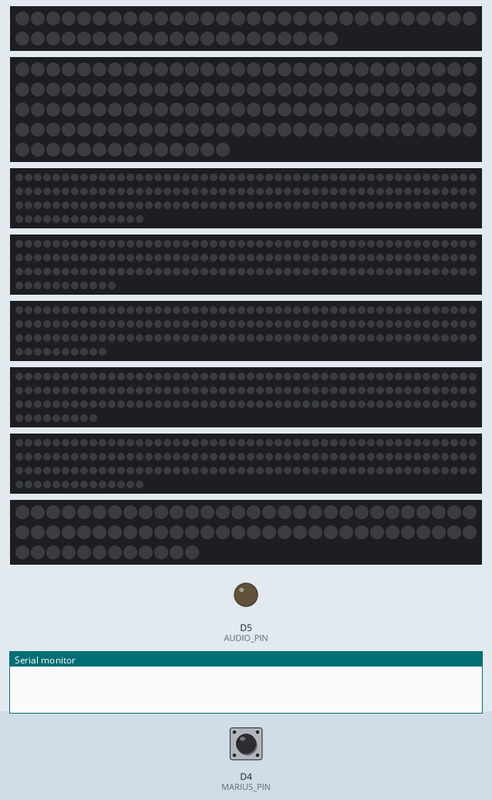
Bench run of a sketch on a simulated Arduino Uno R4 Minima. Parts: 51 RGB LEDs in strip order, left to right, continuing on the next row, 134 RGB LEDs in strip order, left to right, continuing on the next row, 2 × 164 RGB LEDs in strip order, left to right, continuing on the next row, 161 RGB LEDs in strip order, left to right, continuing on the next row, 160 RGB LEDs in strip order, left to right, continuing on the next row, 159 RGB LEDs in strip order, left to right, continuing on the next row, 72 RGB LEDs in strip order, left to right, continuing on the next row, output pins drawn as LEDs (lit = HIGH), the last lines printed to the serial monitor. Dashed ring = blinking. Inputs (shaded band) come from the test bench; at power-on: D4 (MARIUS_PIN) LOW. Dim RGB values are drawn brighter than linear; random numbers use the default seed unless the sketch sets one.

Above: at 1.9 s.
2.0 s: D4 (MARIUS_PIN) driven HIGH
At 2.5 s:
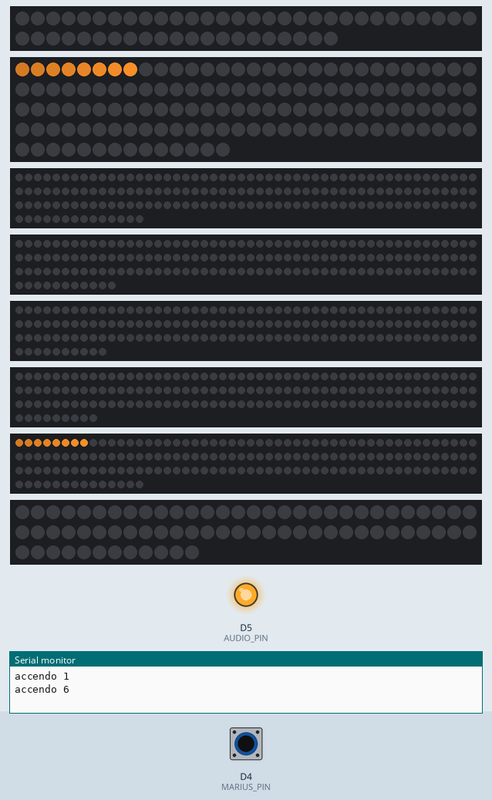
4.5 s: D4 (MARIUS_PIN) driven LOW
At 4.78 s:
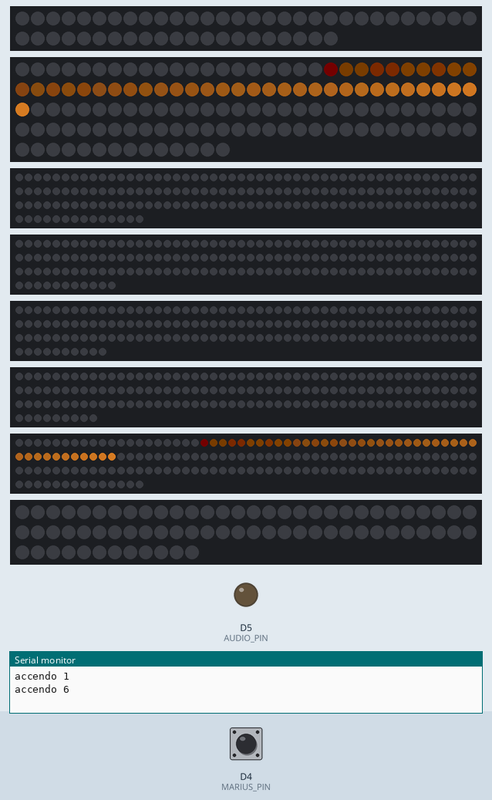
6.8 s: D4 (MARIUS_PIN) driven HIGH
At 8.31 s:
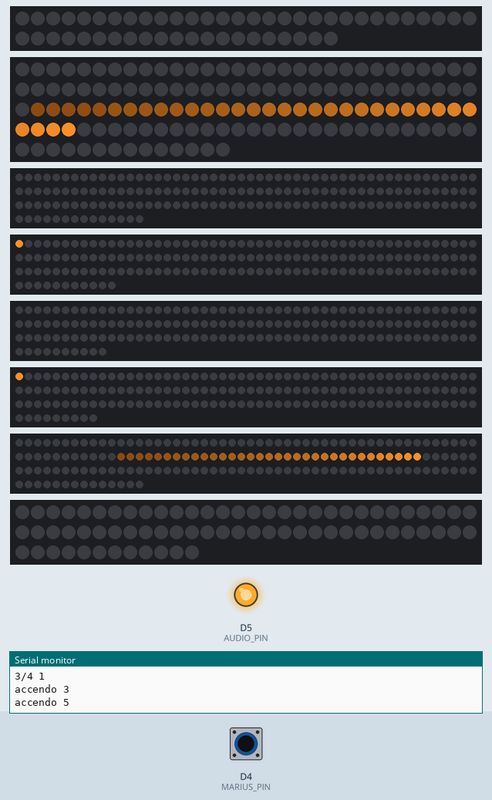
9.8 s: D4 (MARIUS_PIN) driven LOW
At 9.93 s:
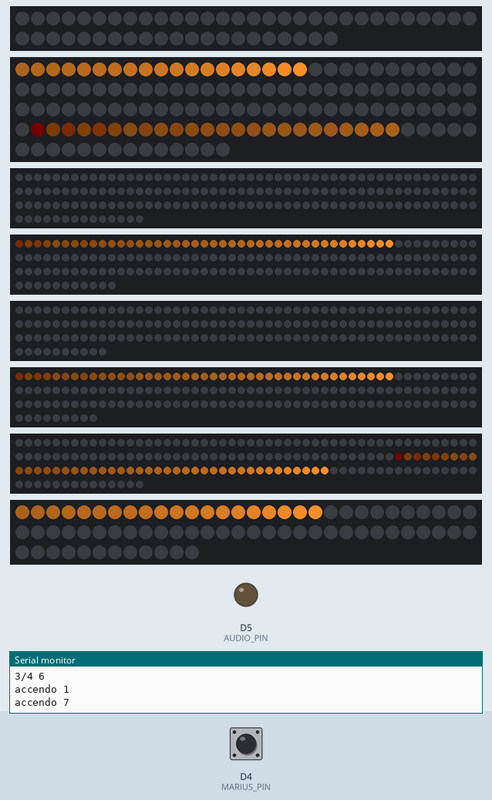
12.2 s: D4 (MARIUS_PIN) driven HIGH
At 13.38 s:
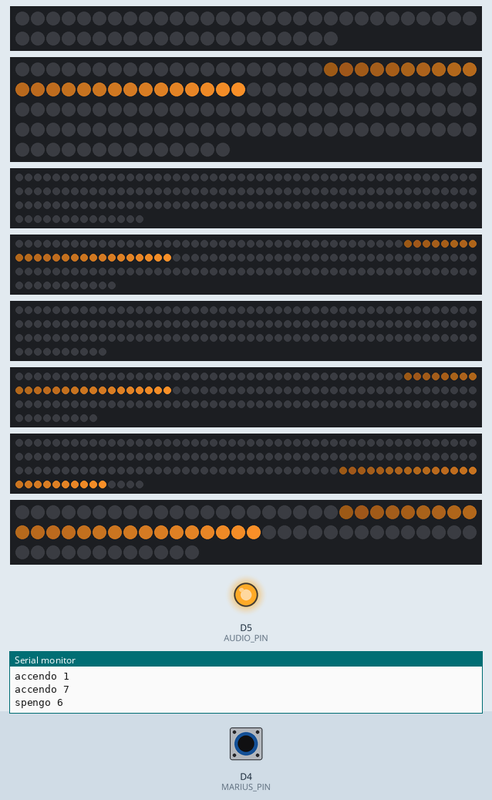
14.7 s: D4 (MARIUS_PIN) pulsed LOW 2 times (0.12 s each, 0.3 s apart)
At 14.93 s:
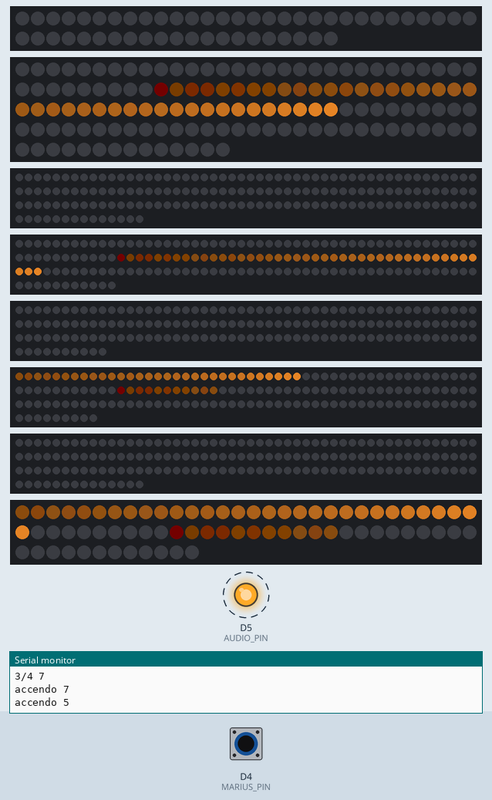
Timing chart, 0 to 17.7 s (numbered marks = the images above; inputs shaded):
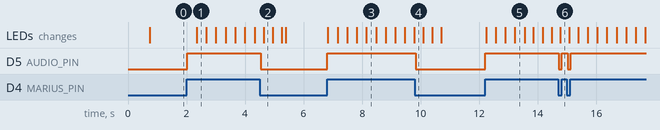

The sketch:

leds_8.ino
```cpp
#define FASTLED_ALLOW_INTERRUPTS 0
#include <FastLED.h>
#define FASTLED_USING_NAMESPACE

#define LED_TYPE    WS2812B
#define COLOR_ORDER GRB

#define NUM_STRIP 8

#define MARIUS_PIN 4
#define AUDIO_PIN 5

#define NUM_LEDS_1    51      // ok
#define NUM_LEDS_2    134     // ok
#define NUM_LEDS_3    164     // dal 17 al 6
#define NUM_LEDS_4    161     // dal 18 al 7
#define NUM_LEDS_5    160     // dal 19 al 8
#define NUM_LEDS_6    159     // dal 7 al 9
#define NUM_LEDS_7    164     // dal 8 al 10
#define NUM_LEDS_8    72      // dal 9 al 11

CRGB leds_1[NUM_LEDS_1];
CRGB leds_2[NUM_LEDS_2];
CRGB leds_3[NUM_LEDS_3];
CRGB leds_4[NUM_LEDS_4];
CRGB leds_5[NUM_LEDS_5];
CRGB leds_6[NUM_LEDS_6];
CRGB leds_7[NUM_LEDS_7];
CRGB leds_8[NUM_LEDS_8];

CRGB *leds[] = {&leds_1[0],
                &leds_2[0],
                &leds_3[0],
                &leds_4[0],
                &leds_5[0],
                &leds_6[0],
                &leds_7[0],
                &leds_8[0]};

uint8_t NUM_LEDS[] = {NUM_LEDS_1,
                      NUM_LEDS_2,
                      NUM_LEDS_3,
                      NUM_LEDS_4,
                      NUM_LEDS_5,
                      NUM_LEDS_6,
                      NUM_LEDS_7,
                      NUM_LEDS_8};

void setup() {

  delay(300); // 300 ms delay for boot recovery

  Serial.begin(115200);
  delay(300);

  FastLED.addLeds<LED_TYPE,2,COLOR_ORDER>(leds_1, NUM_LEDS_1).setTemperature(Candle);
  FastLED.addLeds<LED_TYPE,3,COLOR_ORDER>(leds_2, NUM_LEDS_2).setTemperature(Candle);
  FastLED.addLeds<LED_TYPE,6,COLOR_ORDER>(leds_3, NUM_LEDS_3).setTemperature(Candle);
  FastLED.addLeds<LED_TYPE,7,COLOR_ORDER>(leds_4, NUM_LEDS_4).setTemperature(Candle);
  FastLED.addLeds<LED_TYPE,8,COLOR_ORDER>(leds_5, NUM_LEDS_5).setTemperature(Candle);
  FastLED.addLeds<LED_TYPE,9,COLOR_ORDER>(leds_6, NUM_LEDS_6).setTemperature(Candle);
  FastLED.addLeds<LED_TYPE,10,COLOR_ORDER>(leds_7, NUM_LEDS_7).setTemperature(Candle);
  FastLED.addLeds<LED_TYPE,11,COLOR_ORDER>(leds_8, NUM_LEDS_8).setTemperature(Candle);

  FastLED.setBrightness(255);

  delay(100);

  pinMode(MARIUS_PIN, INPUT);

  pinMode(AUDIO_PIN, OUTPUT);   // AUDIO PIN
  digitalWrite(AUDIO_PIN, LOW);

}


unsigned long tLed[NUM_STRIP]{0};
int cVal[NUM_STRIP]{0};
bool dir[NUM_STRIP]{true};
bool ena[NUM_STRIP]{false};
int indexVal[NUM_STRIP]{0};

unsigned long tSequence = 0;
unsigned long tShow = 0;

int idx = 0;

uint8_t seq_figure[] = {0,1,2,3,4,5,6,7};

bool prima_volta = true;
bool prima_uscita = true;

unsigned long tSpento = 0;
int next_fig = 0;
bool check_next_fig[NUM_STRIP]{true};

void loop()
{

  if (digitalRead(MARIUS_PIN)) {
  //if (true) {
    if (prima_volta) {
      prima_volta = false;
      prima_uscita = true;
      random_sequence();
      digitalWrite(AUDIO_PIN, HIGH);
    }

    sequence_snake();

    if ((millis() - tShow) > 40) {
      tShow = millis();
      FastLED.show();
    }
  } else {

    if (prima_uscita) {
      prima_uscita = false;
      prima_volta = true;
      tSpento = millis();
      digitalWrite(AUDIO_PIN, LOW);
    }

    if ((millis() - tSpento) < 5000) {
      if ((millis() - tShow) > 50) {
        tShow = millis();
        for (uint8_t i=0; i<NUM_STRIP; i++) {
           fadeToBlackBy(leds[i], NUM_LEDS[i], 64);
        }
        FastLED.show();
      }
    } else {
      for (uint8_t i=0; i<NUM_STRIP; i++) {
         fill_solid(leds[i], NUM_LEDS[i], CRGB::Black);
      }
      FastLED.show();
      delay(200);
    }

  }


}

void random_sequence() {

  for (int8_t i=NUM_STRIP - 1; i>0; i--) {
    uint8_t j=random(i+1);

    uint8_t temp = seq_figure[i];
    seq_figure[i] = seq_figure[j];
    seq_figure[j] = temp;
  }

}


void sequence_pulse() {

  if ((millis() - tSequence) > 1800) {
    tSequence = millis();

    uint8_t n = seq_figure[idx];
    Serial.print("accendo ");
    Serial.println(n);

    ena[n] = true;
    dir[n] = true;
    cVal[n] = 0;
    indexVal[n] = 0;

    idx++;

    if (idx >= NUM_STRIP) {
      random_sequence();
      idx = 0;
    }

  }


  for (uint8_t i=0; i<NUM_STRIP; i++) {

    if (ena[i]) {
      if ((millis() - tLed[i]) > 16) {
        tLed[i] = millis();

        if (dir[i]) {
          cVal[i]+=3;
          if (cVal[i]>255) {
            cVal[i]=255;
            dir[i] = false;
            Serial.print("apice ");
            Serial.println(i);
          }
        } else {
          cVal[i]-=3;
          if (cVal[i]<0) {
            cVal[i]=0;
            ena[i]=false;
            dir[i]=true;
            Serial.print("Spengo ");
            Serial.println(i);
          }
        }

        fill_solid(leds[i],NUM_LEDS[i],CRGB(cVal[i],cVal[i],cVal[i]));
      }
    }
  }

}

void sequence_snake() {

  if (next_fig < 2) {
    next_fig++;

    uint8_t n = seq_figure[idx];
    Serial.print("accendo ");
    Serial.println(n);

    ena[n] = true;
    dir[n] = true;
    cVal[n] = 0;
    indexVal[n] = 0;
    check_next_fig[n] = true;

    idx++;

    if (idx >= NUM_STRIP) {
      random_sequence();
      idx = 0;
    }

  }


  for (uint8_t i=0; i<NUM_STRIP; i++) {

    if (ena[i]) {
      if ((millis() - tLed[i]) > 32) {
        tLed[i] = millis();

        leds[i][indexVal[i]] = CRGB::White;
        fadeToBlackBy(leds[i],NUM_LEDS[i],20);
        indexVal[i]++;
        if (indexVal[i] >= NUM_LEDS[i]) {
          indexVal[i] = 0;
          ena[i] = false;
          Serial.print("spengo ");
          Serial.println(i);
          fill_solid(leds[i],NUM_LEDS[i],CRGB::Black);
        }
        else if (check_next_fig[i]) {
          if (indexVal[i] >= NUM_LEDS[i] * 0.7) {
            next_fig = 0;
            check_next_fig[i] = false;
            Serial.print("3/4 ");
            Serial.println(i);
          }
        }
      }
    }
  }

}
```

Measured:
- after the input at 2.0 s, D5 (AUDIO_PIN): LOW → HIGH at once; the LEDs: change after 0.34 s (image 1)
- after the input at 4.5 s, D5 (AUDIO_PIN): HIGH → LOW at once
- after the input at 6.8 s, D5 (AUDIO_PIN): LOW → HIGH at once; the LEDs: first change at once (image 3 shows a later state)
- after the input at 9.8 s, D5 (AUDIO_PIN): HIGH → LOW at once
- after the input at 12.2 s, D5 (AUDIO_PIN): LOW → HIGH at once; the LEDs: first change at once (image 5 shows a later state)
- after the input at 14.7 s, D5 (AUDIO_PIN): alternates HIGH for 0.21 s and LOW for 0.10 s, 4 changes in all, then stays HIGH, starting at once
